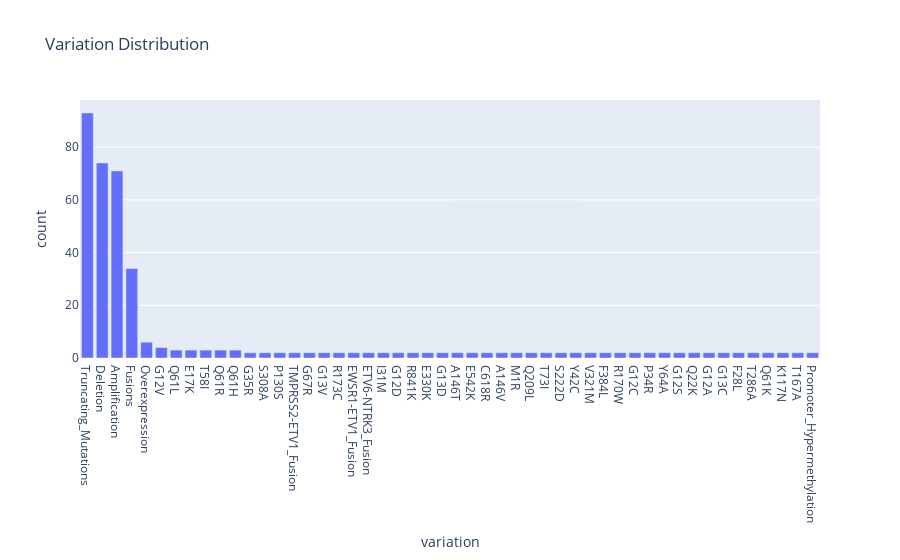

The cell this chart's notebook holds for it:
### Code cell
var_dist = var.query("count >= 2")
fig = px.bar(var_dist, x='variation', y='count', title='Variation Distribution')
fig.show()

### Figure 1 — Plotly figure (JSON) as saved in the notebook; plotly's stock layout.template omitted (floating-point values rounded to 4 significant figures)
{"data": [{"alignmentgroup": "True", "hovertemplate": "variation=%{x}<br>count=%{y}<extra></extra>", "legendgroup": "", "marker": {"color": "#636efa", "pattern": {"shape": ""}}, "name": "", "offsetgroup": "", "orientation": "v", "showlegend": false, "textposition": "auto", "type": "bar", "x": ["Truncating_Mutations", "Deletion", "Amplification", "Fusions", "Overexpression", "G12V", "Q61L", "E17K", "T58I", "Q61R", "Q61H", "G35R", "S308A", "P130S", "TMPRSS2-ETV1_Fusion", "G67R", "G13V", "R173C", "EWSR1-ETV1_Fusion", "ETV6-NTRK3_Fusion", "I31M", "G12D", "R841K", "E330K", "G13D", "A146T", "E542K", "C618R", "A146V", "M1R", "Q209L", "T73I", "S222D", "Y42C", "V321M", "F384L", "R170W", "G12C", "P34R", "Y64A", "G12S", "Q22K", "G12A", "G13C", "F28L", "T286A", "Q61K", "K117N", "T167A", "Promoter_Hypermethylation"], "xaxis": "x", "y": [93, 74, 71, 34, 6, 4, 3, 3, 3, 3, 3, 2, 2, 2, 2, 2, 2, 2, 2, 2, 2, 2, 2, 2, 2, 2, 2, 2, 2, 2, 2, 2, 2, 2, 2, 2, 2, 2, 2, 2, 2, 2, 2, 2, 2, 2, 2, 2, 2, 2], "yaxis": "y"}], "layout": {"barmode": "relative", "legend": {"tracegroupgap": 0}, "title": {"text": "Variation Distribution"}, "xaxis": {"anchor": "y", "domain": [0, 1], "title": {"text": "variation"}}, "yaxis": {"anchor": "x", "domain": [0, 1], "title": {"text": "count"}}}}
